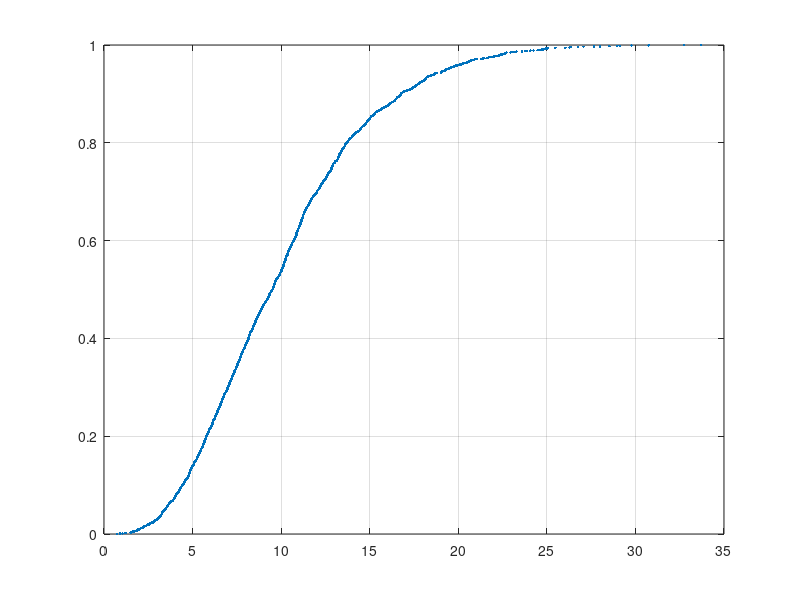

MATLAB code to generate this figure:
% Marcos Vinicius Firmino Pietrucci
% 10914211
% Assigment 5

%%% Generate 10000 random numbers using Lin. Cong. Gen.
N = 10000;
m = 2^32; %Given values
a = 1664525;
c = 1013904223;
seed = 521191478;
random_nums = zeros(1, 10000);

%First random value
x = mod(a*seed + c, m);
random_nums(1) = x;
i = 2;
while i <= N
    random_nums(i) = mod(a*random_nums(i-1) + c, m);
    i = i + 1;
end
random_nums = random_nums/m;

%%% Generating distributions with random values %%%%%
range = [1:N]/N;
lambda_exp = 0.1;
alpha_p = 1.5;
m_p = 5;
k_erl = 4;
lambda_erl = 0.4;
i = 1;

%Applying the formulas from slides
exponential = zeros(1,N);
exponential = -log(random_nums)./lambda_exp;

pareto = zeros(1,N);
pareto = m_p ./ ((random_nums).^(1/alpha_p));

erlang = zeros(1,N/k_erl);
aux = zeros(1,N/k_erl);
value = 1;
i = 1;
while i <= N/k_erl
    aux(1:4,i) = random_nums(((i-1)*4+1):((i-1)*4+1) + 3);
    i = i+1;
end
erlang = -log(prod(aux)) ./ lambda_erl;
figure(3);
plot(sort(erlang), [1:2500]/2500, '.');
grid
